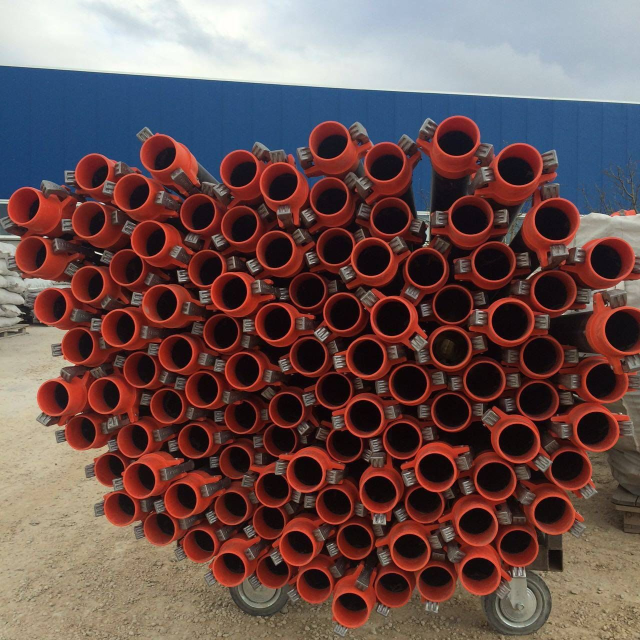
#> input picture Sample_pipes.jpg, 1280 x 1280 px (shown at 1/2 size)
$ python -i my_module.py   (imports and definitions only)
#> lines starting #> are read from the running program, lines starting #| are printed output that depends on the picture; after the words box and inside, x2 and y2 are one past the last pixel; in counts of white or black regions, pixels touching at a corner belong together
import cv2
import numpy as np

# [44 lines left out: function detect_circles, not called in this run]

def detect_rectangles(image_path):
#> called with image_path = 'Sample_pipes.jpg'
    image = cv2.imread(image_path)
#> image is the input picture: shape (1280, 1280, 3); mean B, G, R 81.2, 82.7, 107.6
    gray = cv2.cvtColor(image, cv2.COLOR_BGR2GRAY)
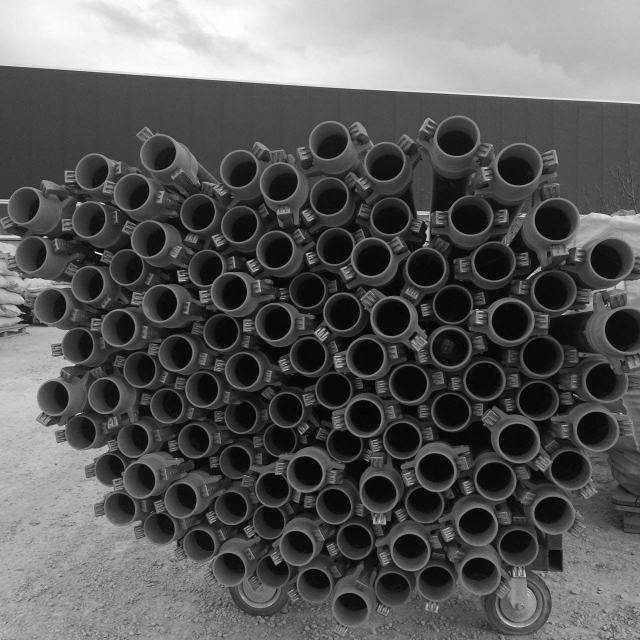
#> gray: shape (1280, 1280) (shown at 1/2 size); min 0, max 255, mean 90
    edged = cv2.Canny(gray, 10, 40)
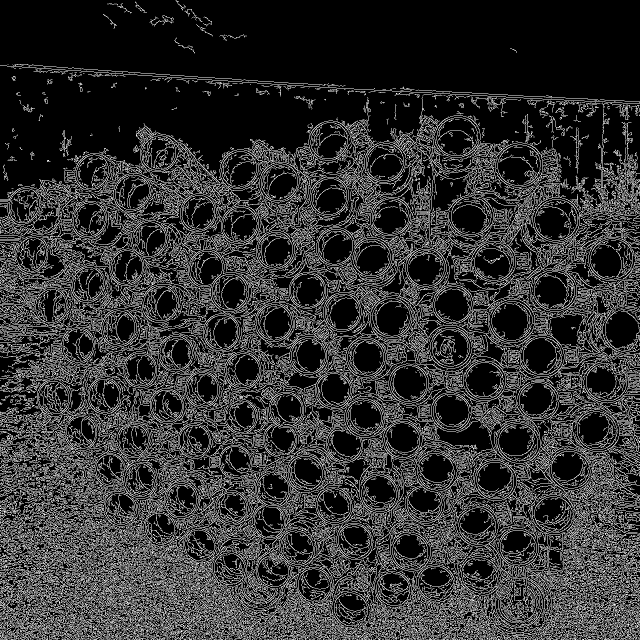
#> edged: shape (1280, 1280) (shown at 1/2 size); 19.6% white in thin lines or dots

    shape, _ = cv2.findContours(edged.copy(), cv2.RETR_EXTERNAL, cv2.CHAIN_APPROX_SIMPLE)
#> shape = 11095 contours, 10454 with area under 20; largest, box (x1, y1, x2, y2) and area: (166, 446, 555, 702) 14182, (509, 743, 834, 924) 8842, (395, 898, 645, 1168) 7720, (405, 283, 745, 464) 7387, (609, 475, 1016, 754) 6158
    rectangles = []

    for shapes in shape:
        perimeter = cv2.arcLength(shapes, True)
        approx = cv2.approxPolyDP(shapes, 0.02 * perimeter, True)

        if len(approx) == 4:
            rectangles.append(approx)
#> this loop made 11095 passes
#> (perimeter, approx) on passes 1 to 3: (2, [[1270, 1279], [1271, 1279]]), (0, [[1259, 1279]]), (2, [[1187, 1279], [1188, 1279]])
#> after the loop, rectangles = 960 contours, 949 with area under 20; largest, box (x1, y1, x2, y2) and area: (166, 446, 555, 655) 14959, (861, 360, 1140, 482) 9242, (270, 944, 505, 1057) 4870, (87, 850, 333, 979) 4242, (568, 1051, 728, 1233) 2340

    cv2.drawContours(image, rectangles, -1, (0, 255, 0), 1)

    number_of_rectangles = len(rectangles)
#> number_of_rectangles = 960
    text = "Number of rectangles: " + str(number_of_rectangles)
#> text = 'Number of rectangles: 960'
    cv2.putText(image, text, (0, 40), cv2.FONT_HERSHEY_SIMPLEX, 0.6, (0, 0, 255), 2)
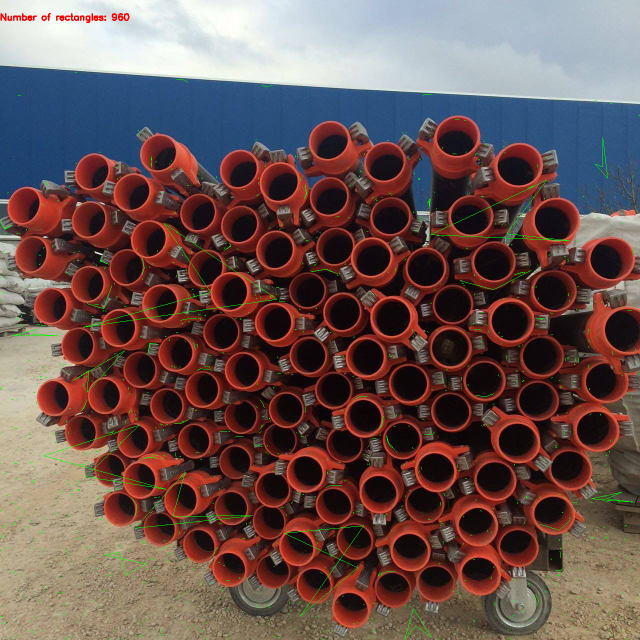
#> image: shape (1280, 1280, 3) (shown at 1/2 size); mean B, G, R 80.6, 83.6, 107
    cv2.waitKey(0)
    cv2.destroyAllWindows()

    return image

>>> result = detect_rectangles('Sample_pipes.jpg')
